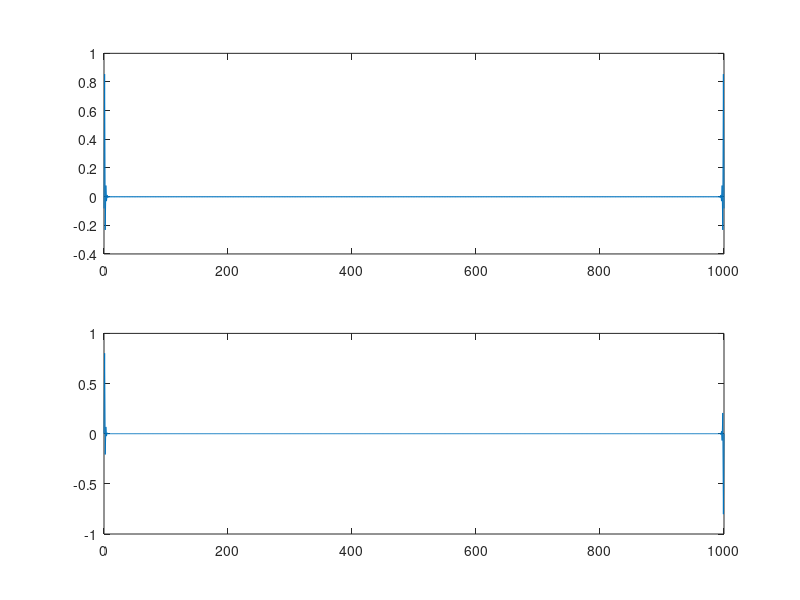

Write the MATLAB code that produced this figure.
% calculation of effective floquet Hamiltonian of KICKED Ising model

clear;
clc;
format long
tic;

%% paramter

L = 1000;
J = 0.3; % *pi
g = 0.3; % *pi
k = (2/L:2/L:1)';
x = (0:L)';
xx = (1:L)';

fact = exp(-2i*g);
cc = cospi(2*J);
ss = sinpi(2*J);
expHk_store = cell(L/2,1);
Hk_store = cell(L/2,1);
Hop_space = zeros(L+1,1);
Gen_space = zeros(L+1,1);
Eli_space = zeros(L+1,1);
watch = zeros(L/2,1);
for i = 1:L/2
    expHk = zeros(2);
    expHk(1,1) = fact*(cc + 1i*ss*cospi(k(i)));
    expHk(2,2) = conj(expHk(1,1));
%     expHk(2,2) = 1/fact*(cc - 1i*ss*cospi(k(i)));
    expHk(1,2) = -fact*ss*sinpi(k(i));
    expHk(2,1) = -conj(expHk(1,2));
%     expHk(1,2) = 1/fact*ss*sinpi(k(i));
    expHk_store{i} = expHk;
    Hk = -1i*logm(expHk);
    watch(i) = imag(Hk(1,2));
    Hk_store{i} = Hk;
%     Hop_space = Hop_space + (exp(1i*k(i)*x)*Hk(1,1)-exp(-1i*k(i)*x)*Hk(2,2))/L;
    Hop_space = Hop_space + 2*(cospi(k(i)*x)*Hk(1,1))/L;
    Gen_space = Gen_space - 2i*sinpi(k(i)*x)*Hk(1,2)/L;
    Eli_space = Eli_space - 2i*sinpi(k(i)*x)*Hk(2,1)/L;
end

figure
set(gcf, 'position', [250 70 1400 900]);
subplot(2,1,1)
plot(x,real(Hop_space))
subplot(2,1,2)
plot(x,real(Gen_space))
% subplot(2,1,1)
% plot(x-L/2,circshift(real(Hop_space),L/2))
% subplot(2,1,2)
% plot(x-L/2,circshift(real(Gen_space),L/2))

toc;